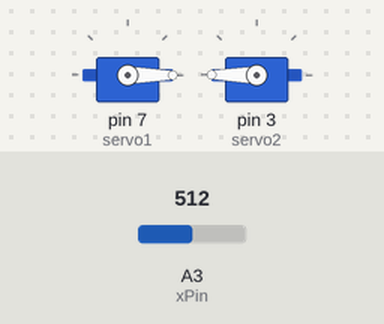
The sketch below on a simulated Arduino Uno, built with avr-gcc and run on an emulated ATmega328P. Parts: 2 × servo. Inputs (shaded band) come from the test bench; at power-on: A3 (xPin) = 512.

Above: at 1.2 s.
1.3 s: A3 (xPin) set to 716
At 2.0 s:
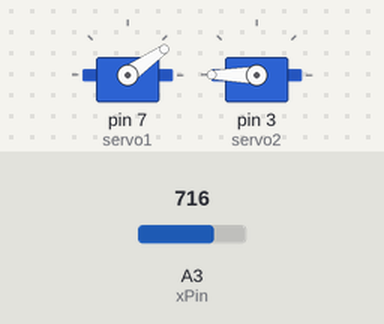
2.8 s: A3 (xPin) set to 900
At 3.1 s:
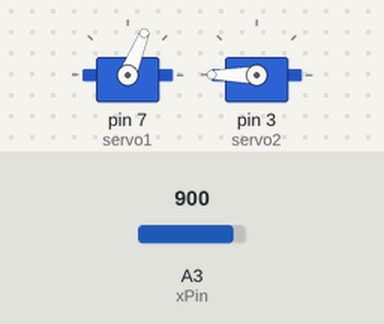
4.3 s: A3 (xPin) set to 1023
At 5.5 s:
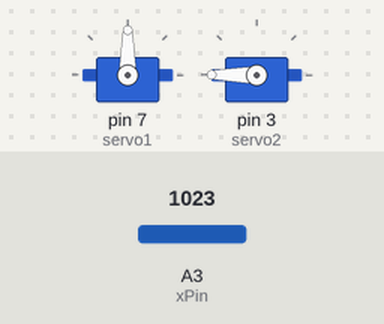
5.8 s: A3 (xPin) set to 511
At 6.6 s:
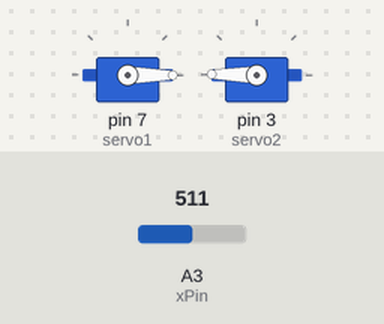
7.3 s: A3 (xPin) set to 306
At 7.7 s:
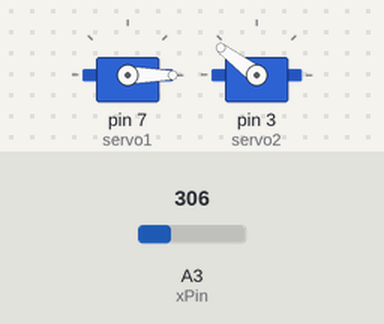
Timing chart, 0 to 9.8 s (numbered marks = the images above; inputs shaded):
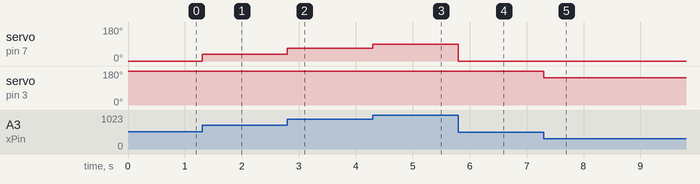

Measured:
- after the input at 1.3 s, servo on pin 7 (servo1): 0° → 35° at once
- after the input at 2.8 s, servo on pin 7 (servo1): 35° → 68° at once
- after the input at 4.3 s, servo on pin 7 (servo1): 68° → 90° at once
- after the input at 5.8 s, servo on pin 7 (servo1): 90° → 0° at once; servo on pin 3 (servo2): 180° → 179° at once
- after the input at 7.3 s, servo on pin 3 (servo2): 179° → 143° at once

The sketch:

sketch_dec04a.ino
```cpp
#include<Servo.h>

Servo servo1;
Servo servo2;

#define xPin A3
int xDeger = 0, derece=0;

void setup() {
  servo1.attach(7);
  servo2.attach(3);
  servo1.write (0);
  servo2.write (0);

}

void loop() {
  xDeger = analogRead (xPin);
  derece = map (xDeger,0 ,1023 ,0, 180);
  servo1.write (derece-90);
  servo2.write (derece+90);
}
```
